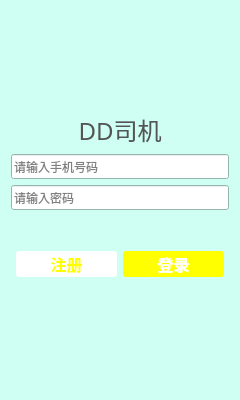
<?xml version="1.0" encoding="UTF-8"?>
<ui version="4.0">
 <class>LoginWidget</class>
 <widget class="QWidget" name="LoginWidget">
  <property name="windowModality">
   <enum>Qt::ApplicationModal</enum>
  </property>
  <property name="enabled">
   <bool>true</bool>
  </property>
  <property name="geometry">
   <rect>
    <x>0</x>
    <y>0</y>
    <width>240</width>
    <height>400</height>
   </rect>
  </property>
  <property name="sizePolicy">
   <sizepolicy hsizetype="Fixed" vsizetype="Fixed">
    <horstretch>0</horstretch>
    <verstretch>0</verstretch>
   </sizepolicy>
  </property>
  <property name="minimumSize">
   <size>
    <width>240</width>
    <height>400</height>
   </size>
  </property>
  <property name="maximumSize">
   <size>
    <width>240</width>
    <height>400</height>
   </size>
  </property>
  <property name="sizeIncrement">
   <size>
    <width>0</width>
    <height>0</height>
   </size>
  </property>
  <property name="palette">
   <palette>
    <active>
     <colorrole role="WindowText">
      <brush brushstyle="SolidPattern">
       <color alpha="255">
        <red>0</red>
        <green>0</green>
        <blue>0</blue>
       </color>
      </brush>
     </colorrole>
     <colorrole role="Button">
      <brush brushstyle="SolidPattern">
       <color alpha="255">
        <red>207</red>
        <green>255</green>
        <blue>242</blue>
       </color>
      </brush>
     </colorrole>
     <colorrole role="Light">
      <brush brushstyle="SolidPattern">
       <color alpha="255">
        <red>255</red>
        <green>255</green>
        <blue>255</blue>
       </color>
      </brush>
     </colorrole>
     <colorrole role="Midlight">
      <brush brushstyle="SolidPattern">
       <color alpha="255">
        <red>231</red>
        <green>255</green>
        <blue>248</blue>
       </color>
      </brush>
     </colorrole>
     <colorrole role="Dark">
      <brush brushstyle="SolidPattern">
       <color alpha="255">
        <red>103</red>
        <green>127</green>
        <blue>121</blue>
       </color>
      </brush>
     </colorrole>
     <colorrole role="Mid">
      <brush brushstyle="SolidPattern">
       <color alpha="255">
        <red>138</red>
        <green>170</green>
        <blue>161</blue>
       </color>
      </brush>
     </colorrole>
     <colorrole role="Text">
      <brush brushstyle="SolidPattern">
       <color alpha="255">
        <red>0</red>
        <green>0</green>
        <blue>0</blue>
       </color>
      </brush>
     </colorrole>
     <colorrole role="BrightText">
      <brush brushstyle="SolidPattern">
       <color alpha="255">
        <red>255</red>
        <green>255</green>
        <blue>255</blue>
       </color>
      </brush>
     </colorrole>
     <colorrole role="ButtonText">
      <brush brushstyle="SolidPattern">
       <color alpha="255">
        <red>0</red>
        <green>0</green>
        <blue>0</blue>
       </color>
      </brush>
     </colorrole>
     <colorrole role="Base">
      <brush brushstyle="SolidPattern">
       <color alpha="255">
        <red>255</red>
        <green>255</green>
        <blue>255</blue>
       </color>
      </brush>
     </colorrole>
     <colorrole role="Window">
      <brush brushstyle="SolidPattern">
       <color alpha="255">
        <red>207</red>
        <green>255</green>
        <blue>242</blue>
       </color>
      </brush>
     </colorrole>
     <colorrole role="Shadow">
      <brush brushstyle="SolidPattern">
       <color alpha="255">
        <red>0</red>
        <green>0</green>
        <blue>0</blue>
       </color>
      </brush>
     </colorrole>
     <colorrole role="AlternateBase">
      <brush brushstyle="SolidPattern">
       <color alpha="255">
        <red>231</red>
        <green>255</green>
        <blue>248</blue>
       </color>
      </brush>
     </colorrole>
     <colorrole role="ToolTipBase">
      <brush brushstyle="SolidPattern">
       <color alpha="255">
        <red>255</red>
        <green>255</green>
        <blue>220</blue>
       </color>
      </brush>
     </colorrole>
     <colorrole role="ToolTipText">
      <brush brushstyle="SolidPattern">
       <color alpha="255">
        <red>0</red>
        <green>0</green>
        <blue>0</blue>
       </color>
      </brush>
     </colorrole>
    </active>
    <inactive>
     <colorrole role="WindowText">
      <brush brushstyle="SolidPattern">
       <color alpha="255">
        <red>0</red>
        <green>0</green>
        <blue>0</blue>
       </color>
      </brush>
     </colorrole>
     <colorrole role="Button">
      <brush brushstyle="SolidPattern">
       <color alpha="255">
        <red>207</red>
        <green>255</green>
        <blue>242</blue>
       </color>
      </brush>
     </colorrole>
     <colorrole role="Light">
      <brush brushstyle="SolidPattern">
       <color alpha="255">
        <red>255</red>
        <green>255</green>
        <blue>255</blue>
       </color>
      </brush>
     </colorrole>
     <colorrole role="Midlight">
      <brush brushstyle="SolidPattern">
       <color alpha="255">
        <red>231</red>
        <green>255</green>
        <blue>248</blue>
       </color>
      </brush>
     </colorrole>
     <colorrole role="Dark">
      <brush brushstyle="SolidPattern">
       <color alpha="255">
        <red>103</red>
        <green>127</green>
        <blue>121</blue>
       </color>
      </brush>
     </colorrole>
     <colorrole role="Mid">
      <brush brushstyle="SolidPattern">
       <color alpha="255">
        <red>138</red>
        <green>170</green>
        <blue>161</blue>
       </color>
      </brush>
     </colorrole>
     <colorrole role="Text">
      <brush brushstyle="SolidPattern">
       <color alpha="255">
        <red>0</red>
        <green>0</green>
        <blue>0</blue>
       </color>
      </brush>
     </colorrole>
     <colorrole role="BrightText">
      <brush brushstyle="SolidPattern">
       <color alpha="255">
        <red>255</red>
        <green>255</green>
        <blue>255</blue>
       </color>
      </brush>
     </colorrole>
     <colorrole role="ButtonText">
      <brush brushstyle="SolidPattern">
       <color alpha="255">
        <red>0</red>
        <green>0</green>
        <blue>0</blue>
       </color>
      </brush>
     </colorrole>
     <colorrole role="Base">
      <brush brushstyle="SolidPattern">
       <color alpha="255">
        <red>255</red>
        <green>255</green>
        <blue>255</blue>
       </color>
      </brush>
     </colorrole>
     <colorrole role="Window">
      <brush brushstyle="SolidPattern">
       <color alpha="255">
        <red>207</red>
        <green>255</green>
        <blue>242</blue>
       </color>
      </brush>
     </colorrole>
     <colorrole role="Shadow">
      <brush brushstyle="SolidPattern">
       <color alpha="255">
        <red>0</red>
        <green>0</green>
        <blue>0</blue>
       </color>
      </brush>
     </colorrole>
     <colorrole role="AlternateBase">
      <brush brushstyle="SolidPattern">
       <color alpha="255">
        <red>231</red>
        <green>255</green>
        <blue>248</blue>
       </color>
      </brush>
     </colorrole>
     <colorrole role="ToolTipBase">
      <brush brushstyle="SolidPattern">
       <color alpha="255">
        <red>255</red>
        <green>255</green>
        <blue>220</blue>
       </color>
      </brush>
     </colorrole>
     <colorrole role="ToolTipText">
      <brush brushstyle="SolidPattern">
       <color alpha="255">
        <red>0</red>
        <green>0</green>
        <blue>0</blue>
       </color>
      </brush>
     </colorrole>
    </inactive>
    <disabled>
     <colorrole role="WindowText">
      <brush brushstyle="SolidPattern">
       <color alpha="255">
        <red>103</red>
        <green>127</green>
        <blue>121</blue>
       </color>
      </brush>
     </colorrole>
     <colorrole role="Button">
      <brush brushstyle="SolidPattern">
       <color alpha="255">
        <red>207</red>
        <green>255</green>
        <blue>242</blue>
       </color>
      </brush>
     </colorrole>
     <colorrole role="Light">
      <brush brushstyle="SolidPattern">
       <color alpha="255">
        <red>255</red>
        <green>255</green>
        <blue>255</blue>
       </color>
      </brush>
     </colorrole>
     <colorrole role="Midlight">
      <brush brushstyle="SolidPattern">
       <color alpha="255">
        <red>231</red>
        <green>255</green>
        <blue>248</blue>
       </color>
      </brush>
     </colorrole>
     <colorrole role="Dark">
      <brush brushstyle="SolidPattern">
       <color alpha="255">
        <red>103</red>
        <green>127</green>
        <blue>121</blue>
       </color>
      </brush>
     </colorrole>
     <colorrole role="Mid">
      <brush brushstyle="SolidPattern">
       <color alpha="255">
        <red>138</red>
        <green>170</green>
        <blue>161</blue>
       </color>
      </brush>
     </colorrole>
     <colorrole role="Text">
      <brush brushstyle="SolidPattern">
       <color alpha="255">
        <red>103</red>
        <green>127</green>
        <blue>121</blue>
       </color>
      </brush>
     </colorrole>
     <colorrole role="BrightText">
      <brush brushstyle="SolidPattern">
       <color alpha="255">
        <red>255</red>
        <green>255</green>
        <blue>255</blue>
       </color>
      </brush>
     </colorrole>
     <colorrole role="ButtonText">
      <brush brushstyle="SolidPattern">
       <color alpha="255">
        <red>103</red>
        <green>127</green>
        <blue>121</blue>
       </color>
      </brush>
     </colorrole>
     <colorrole role="Base">
      <brush brushstyle="SolidPattern">
       <color alpha="255">
        <red>207</red>
        <green>255</green>
        <blue>242</blue>
       </color>
      </brush>
     </colorrole>
     <colorrole role="Window">
      <brush brushstyle="SolidPattern">
       <color alpha="255">
        <red>207</red>
        <green>255</green>
        <blue>242</blue>
       </color>
      </brush>
     </colorrole>
     <colorrole role="Shadow">
      <brush brushstyle="SolidPattern">
       <color alpha="255">
        <red>0</red>
        <green>0</green>
        <blue>0</blue>
       </color>
      </brush>
     </colorrole>
     <colorrole role="AlternateBase">
      <brush brushstyle="SolidPattern">
       <color alpha="255">
        <red>207</red>
        <green>255</green>
        <blue>242</blue>
       </color>
      </brush>
     </colorrole>
     <colorrole role="ToolTipBase">
      <brush brushstyle="SolidPattern">
       <color alpha="255">
        <red>255</red>
        <green>255</green>
        <blue>220</blue>
       </color>
      </brush>
     </colorrole>
     <colorrole role="ToolTipText">
      <brush brushstyle="SolidPattern">
       <color alpha="255">
        <red>0</red>
        <green>0</green>
        <blue>0</blue>
       </color>
      </brush>
     </colorrole>
    </disabled>
   </palette>
  </property>
  <property name="tabletTracking">
   <bool>false</bool>
  </property>
  <property name="focusPolicy">
   <enum>Qt::NoFocus</enum>
  </property>
  <property name="windowTitle">
   <string>DDTaxi</string>
  </property>
  <property name="autoFillBackground">
   <bool>true</bool>
  </property>
  <layout class="QGridLayout" name="gridLayout" rowstretch="2,6,2,4,2,3,9" columnstretch="4,7,4">
   <item row="6" column="0" colspan="3">
    <spacer name="verticalSpacer">
     <property name="orientation">
      <enum>Qt::Vertical</enum>
     </property>
     <property name="sizeHint" stdset="0">
      <size>
       <width>20</width>
       <height>40</height>
      </size>
     </property>
    </spacer>
   </item>
   <item row="1" column="0">
    <spacer name="horizontalSpacer_2">
     <property name="orientation">
      <enum>Qt::Horizontal</enum>
     </property>
     <property name="sizeHint" stdset="0">
      <size>
       <width>40</width>
       <height>20</height>
      </size>
     </property>
    </spacer>
   </item>
   <item row="1" column="1">
    <widget class="QLabel" name="label_icon">
     <property name="sizePolicy">
      <sizepolicy hsizetype="Preferred" vsizetype="Preferred">
       <horstretch>0</horstretch>
       <verstretch>0</verstretch>
      </sizepolicy>
     </property>
     <property name="styleSheet">
      <string notr="true">border-image: url(:/new/icon/rsc/car.png);</string>
     </property>
     <property name="text">
      <string/>
     </property>
    </widget>
   </item>
   <item row="2" column="0" colspan="3">
    <widget class="QLabel" name="label_DD">
     <property name="sizePolicy">
      <sizepolicy hsizetype="Preferred" vsizetype="Preferred">
       <horstretch>0</horstretch>
       <verstretch>0</verstretch>
      </sizepolicy>
     </property>
     <property name="font">
      <font>
       <family>华文行楷</family>
       <pointsize>18</pointsize>
      </font>
     </property>
     <property name="styleSheet">
      <string notr="true">color: rgb(84, 84, 84);</string>
     </property>
     <property name="text">
      <string>DD司机</string>
     </property>
     <property name="alignment">
      <set>Qt::AlignCenter</set>
     </property>
    </widget>
   </item>
   <item row="1" column="2">
    <spacer name="horizontalSpacer">
     <property name="orientation">
      <enum>Qt::Horizontal</enum>
     </property>
     <property name="sizeHint" stdset="0">
      <size>
       <width>40</width>
       <height>20</height>
      </size>
     </property>
    </spacer>
   </item>
   <item row="4" column="0" colspan="3">
    <widget class="QLabel" name="label_error">
     <property name="sizePolicy">
      <sizepolicy hsizetype="Preferred" vsizetype="Preferred">
       <horstretch>0</horstretch>
       <verstretch>0</verstretch>
      </sizepolicy>
     </property>
     <property name="font">
      <font>
       <family>微软雅黑</family>
       <pointsize>9</pointsize>
      </font>
     </property>
     <property name="styleSheet">
      <string notr="true">color: rgb(84, 84, 84);</string>
     </property>
     <property name="text">
      <string/>
     </property>
     <property name="alignment">
      <set>Qt::AlignRight|Qt::AlignTrailing|Qt::AlignVCenter</set>
     </property>
    </widget>
   </item>
   <item row="0" column="1">
    <spacer name="verticalSpacer_2">
     <property name="orientation">
      <enum>Qt::Vertical</enum>
     </property>
     <property name="sizeHint" stdset="0">
      <size>
       <width>20</width>
       <height>40</height>
      </size>
     </property>
    </spacer>
   </item>
   <item row="3" column="0" colspan="3">
    <layout class="QVBoxLayout" name="verticalLayout_lineEdits">
     <item>
      <widget class="QLineEdit" name="lineEdit_username">
       <property name="sizePolicy">
        <sizepolicy hsizetype="Expanding" vsizetype="Fixed">
         <horstretch>0</horstretch>
         <verstretch>0</verstretch>
        </sizepolicy>
       </property>
       <property name="font">
        <font>
         <family>微软雅黑</family>
        </font>
       </property>
       <property name="cursor">
        <cursorShape>IBeamCursor</cursorShape>
       </property>
       <property name="accessibleDescription">
        <string>123</string>
       </property>
       <property name="echoMode">
        <enum>QLineEdit::Normal</enum>
       </property>
       <property name="dragEnabled">
        <bool>false</bool>
       </property>
       <property name="placeholderText">
        <string>请输入手机号码</string>
       </property>
       <property name="clearButtonEnabled">
        <bool>true</bool>
       </property>
      </widget>
     </item>
     <item>
      <widget class="QLineEdit" name="lineEdit_password">
       <property name="sizePolicy">
        <sizepolicy hsizetype="Expanding" vsizetype="Fixed">
         <horstretch>0</horstretch>
         <verstretch>0</verstretch>
        </sizepolicy>
       </property>
       <property name="font">
        <font>
         <family>微软雅黑</family>
        </font>
       </property>
       <property name="inputMask">
        <string/>
       </property>
       <property name="text">
        <string/>
       </property>
       <property name="echoMode">
        <enum>QLineEdit::Password</enum>
       </property>
       <property name="placeholderText">
        <string>请输入密码</string>
       </property>
       <property name="clearButtonEnabled">
        <bool>false</bool>
       </property>
      </widget>
     </item>
    </layout>
   </item>
   <item row="5" column="0" colspan="3">
    <layout class="QHBoxLayout" name="horizontalLayout_buttons">
     <property name="sizeConstraint">
      <enum>QLayout::SetDefaultConstraint</enum>
     </property>
     <property name="leftMargin">
      <number>5</number>
     </property>
     <property name="topMargin">
      <number>5</number>
     </property>
     <property name="rightMargin">
      <number>5</number>
     </property>
     <property name="bottomMargin">
      <number>5</number>
     </property>
     <item>
      <widget class="QPushButton" name="pushButton_signup">
       <property name="sizePolicy">
        <sizepolicy hsizetype="Minimum" vsizetype="Preferred">
         <horstretch>0</horstretch>
         <verstretch>0</verstretch>
        </sizepolicy>
       </property>
       <property name="palette">
        <palette>
         <active>
          <colorrole role="WindowText">
           <brush brushstyle="SolidPattern">
            <color alpha="255">
             <red>255</red>
             <green>255</green>
             <blue>0</blue>
            </color>
           </brush>
          </colorrole>
          <colorrole role="Button">
           <brush brushstyle="SolidPattern">
            <color alpha="255">
             <red>255</red>
             <green>255</green>
             <blue>255</blue>
            </color>
           </brush>
          </colorrole>
          <colorrole role="Text">
           <brush brushstyle="SolidPattern">
            <color alpha="255">
             <red>255</red>
             <green>255</green>
             <blue>0</blue>
            </color>
           </brush>
          </colorrole>
          <colorrole role="ButtonText">
           <brush brushstyle="SolidPattern">
            <color alpha="255">
             <red>255</red>
             <green>255</green>
             <blue>0</blue>
            </color>
           </brush>
          </colorrole>
          <colorrole role="Base">
           <brush brushstyle="SolidPattern">
            <color alpha="255">
             <red>255</red>
             <green>255</green>
             <blue>255</blue>
            </color>
           </brush>
          </colorrole>
          <colorrole role="Window">
           <brush brushstyle="SolidPattern">
            <color alpha="255">
             <red>255</red>
             <green>255</green>
             <blue>255</blue>
            </color>
           </brush>
          </colorrole>
         </active>
         <inactive>
          <colorrole role="WindowText">
           <brush brushstyle="SolidPattern">
            <color alpha="255">
             <red>255</red>
             <green>255</green>
             <blue>0</blue>
            </color>
           </brush>
          </colorrole>
          <colorrole role="Button">
           <brush brushstyle="SolidPattern">
            <color alpha="255">
             <red>255</red>
             <green>255</green>
             <blue>255</blue>
            </color>
           </brush>
          </colorrole>
          <colorrole role="Text">
           <brush brushstyle="SolidPattern">
            <color alpha="255">
             <red>255</red>
             <green>255</green>
             <blue>0</blue>
            </color>
           </brush>
          </colorrole>
          <colorrole role="ButtonText">
           <brush brushstyle="SolidPattern">
            <color alpha="255">
             <red>255</red>
             <green>255</green>
             <blue>0</blue>
            </color>
           </brush>
          </colorrole>
          <colorrole role="Base">
           <brush brushstyle="SolidPattern">
            <color alpha="255">
             <red>255</red>
             <green>255</green>
             <blue>255</blue>
            </color>
           </brush>
          </colorrole>
          <colorrole role="Window">
           <brush brushstyle="SolidPattern">
            <color alpha="255">
             <red>255</red>
             <green>255</green>
             <blue>255</blue>
            </color>
           </brush>
          </colorrole>
         </inactive>
         <disabled>
          <colorrole role="WindowText">
           <brush brushstyle="SolidPattern">
            <color alpha="255">
             <red>255</red>
             <green>255</green>
             <blue>0</blue>
            </color>
           </brush>
          </colorrole>
          <colorrole role="Button">
           <brush brushstyle="SolidPattern">
            <color alpha="255">
             <red>255</red>
             <green>255</green>
             <blue>255</blue>
            </color>
           </brush>
          </colorrole>
          <colorrole role="Text">
           <brush brushstyle="SolidPattern">
            <color alpha="255">
             <red>255</red>
             <green>255</green>
             <blue>0</blue>
            </color>
           </brush>
          </colorrole>
          <colorrole role="ButtonText">
           <brush brushstyle="SolidPattern">
            <color alpha="255">
             <red>255</red>
             <green>255</green>
             <blue>0</blue>
            </color>
           </brush>
          </colorrole>
          <colorrole role="Base">
           <brush brushstyle="SolidPattern">
            <color alpha="255">
             <red>255</red>
             <green>255</green>
             <blue>255</blue>
            </color>
           </brush>
          </colorrole>
          <colorrole role="Window">
           <brush brushstyle="SolidPattern">
            <color alpha="255">
             <red>255</red>
             <green>255</green>
             <blue>255</blue>
            </color>
           </brush>
          </colorrole>
         </disabled>
        </palette>
       </property>
       <property name="font">
        <font>
         <family>微软雅黑</family>
         <pointsize>12</pointsize>
         <weight>75</weight>
         <bold>true</bold>
        </font>
       </property>
       <property name="cursor">
        <cursorShape>PointingHandCursor</cursorShape>
       </property>
       <property name="autoFillBackground">
        <bool>false</bool>
       </property>
       <property name="styleSheet">
        <string notr="true">QPushButton { background-color: rgb(255, 255, 255); border-radius: 3px; color: rgb(255, 255, 0);border-color: rgb(127, 127, 127); } QPushButton:hover { background-color: rgb(255, 255, 0);color: rgb(255, 255, 255); }
</string>
       </property>
       <property name="text">
        <string>注册</string>
       </property>
      </widget>
     </item>
     <item>
      <widget class="QPushButton" name="pushButton_signin">
       <property name="sizePolicy">
        <sizepolicy hsizetype="Minimum" vsizetype="Preferred">
         <horstretch>0</horstretch>
         <verstretch>0</verstretch>
        </sizepolicy>
       </property>
       <property name="font">
        <font>
         <family>微软雅黑</family>
         <pointsize>12</pointsize>
         <weight>75</weight>
         <bold>true</bold>
        </font>
       </property>
       <property name="cursor">
        <cursorShape>PointingHandCursor</cursorShape>
       </property>
       <property name="autoFillBackground">
        <bool>false</bool>
       </property>
       <property name="styleSheet">
        <string notr="true">QPushButton {  background-color: rgb(255, 255, 0);color: rgb(255, 255, 255); border-radius: 3px; border-color: rgb(127, 127, 127); } QPushButton:hover { background-color: rgb(255, 255, 255);color: rgb(255, 255, 0);}
</string>
       </property>
       <property name="text">
        <string>登录</string>
       </property>
       <property name="default">
        <bool>true</bool>
       </property>
      </widget>
     </item>
    </layout>
   </item>
  </layout>
 </widget>
 <layoutdefault spacing="6" margin="11"/>
 <resources/>
 <connections/>
</ui>
